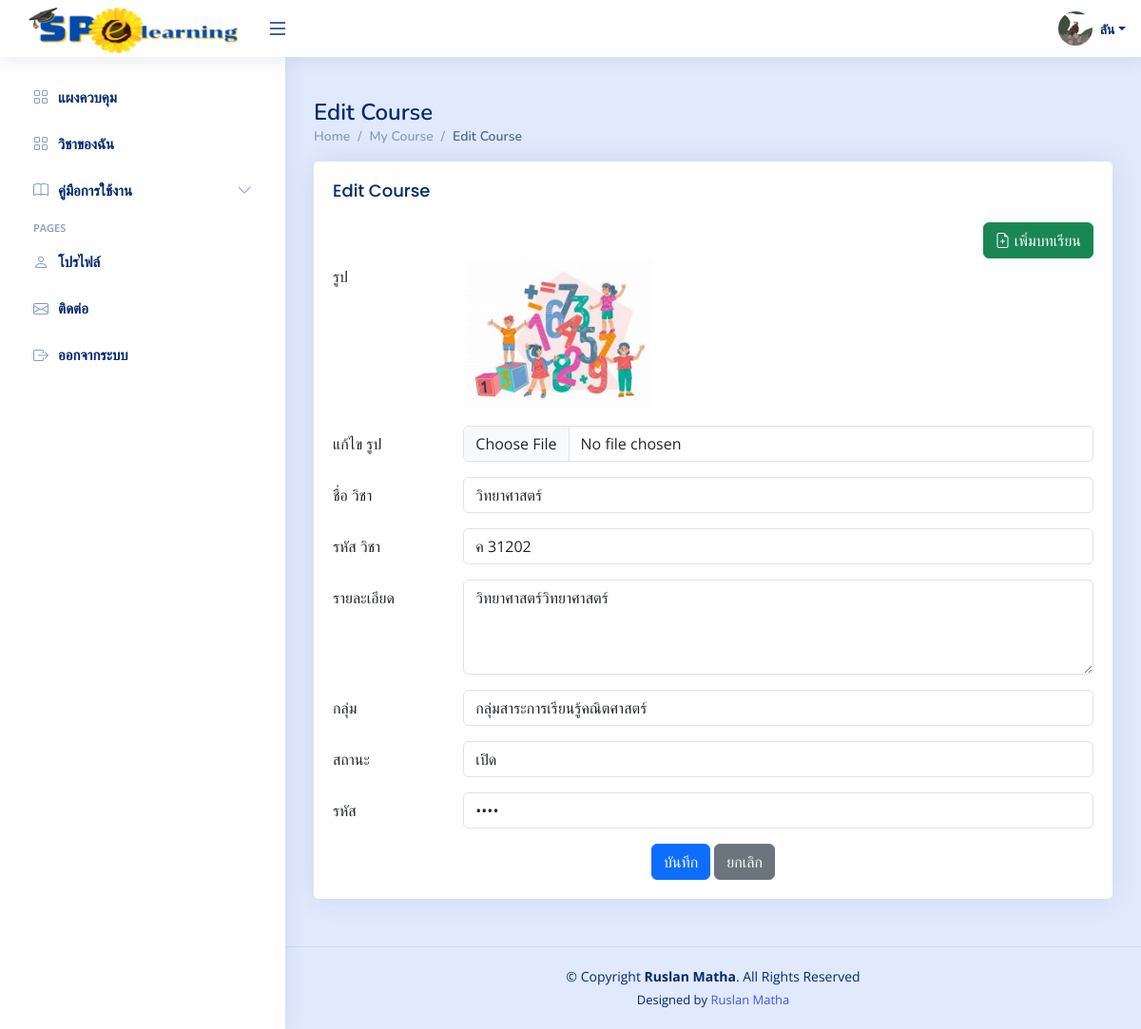
Page /teacher/form_update_course.php?course_id=1 (signed in) on the committed database.
### tables this page shows
CREATE TABLE `teachers` (
  `t_id` int(11) NOT NULL,
  `username` varchar(255) NOT NULL,
  `password` varchar(255) NOT NULL,
  `first_name` varchar(255) NOT NULL,
  `last_name` varchar(255) NOT NULL,
  `email` varchar(255) NOT NULL,
  `group_id` int(11) DEFAULT NULL,
  `image` text DEFAULT NULL
);

CREATE TABLE `courses` (
  `c_id` int(11) NOT NULL,
  `course_name` varchar(255) NOT NULL,
  `description` text NOT NULL,
  `teacher_id` int(11) NOT NULL DEFAULT 1,
  `created_at` datetime NOT NULL,
  `updated_at` datetime NOT NULL,
  `c_img` varchar(255) NOT NULL,
  `course_code` varchar(255) NOT NULL,
  `group_id` int(11) DEFAULT NULL,
  `is_open` tinyint(1) DEFAULT 0,
  `access_code` varchar(255) DEFAULT NULL
);

CREATE TABLE `learning_subject_group` (
  `group_id` int(11) NOT NULL,
  `group_name` varchar(255) NOT NULL
);

### teacher/form_update_course.php (the view, shortened to what this page needs)
<?php
include('../connections/connection.php');
try {
    $user_id = $_SESSION['user_id'];
    $stmt = $db->prepare("SELECT * FROM teachers WHERE t_id = :user_id");
    $stmt->bindParam(':user_id', $user_id);
    $stmt->execute();
    $teacher = $stmt->fetch(PDO::FETCH_ASSOC);
} catch (PDOException $e) {
    echo "เกิดข้อผิดพลาด: " . $e->getMessage();
}
if (isset($_GET['course_id'])) {
    $course_id = $_GET['course_id'];
    try {
        $stmt = $db->prepare("SELECT * FROM courses WHERE c_id = :course_id");
        $stmt->bindParam(':course_id', $course_id);
        $stmt->execute();
        $course = $stmt->fetch(PDO::FETCH_ASSOC);
        $stmt = $db->query("SELECT * FROM learning_subject_group");
        $stmt->execute();
        $groups = $stmt->fetchAll();
    } catch (PDOException $e) {
        echo "Error: " . $e->getMessage();
        exit();
    }
} else {
    header('Location: index.php');
    exit();
}
?>
<?php if (isset($course, $groups)) : ?>
    <?php include('head.php'); ?>
    <body>
    <?php include('header.php'); ?>
        <?php include('sidebar.php'); ?>
<main id="main" class="main">
    <div class="pagetitle">
        <h1>Edit Course</h1>
        <nav>
            <ol class="breadcrumb">
                <li class="breadcrumb-item"><a href="index.php">Home</a></li>
                <li class="breadcrumb-item"><a href="#" onclick="history.back()">My Course</a></li>
                <li class="breadcrumb-item active">Edit Course</li>
            </ol>
        </nav>
    </div>
            <section class="section">
                <div class="row">
                    <div class="col-lg-12 mx-auto">
                        <div class="card ">
                            <div class="card-body">
                                <h5 class="card-title">Edit Course</h5>
                                <div class="filter text-end ">
                                <a href="add_lessons.php?course_id=<?php echo $course['c_id']; ?>" class="btn btn-success">
                                    <i class="bi bi-file-earmark-plus"></i> เพิ่มบทเรียน
                                </a>
                                </div>
                                <form class="mx-auto" action="update_course_db.php" method="post" enctype="multipart/form-data">
                                   <div class="row mb-3">
                                        <label for="c_img" class="col-sm-2 col-form-label">รูป</label>
                                        <div class="col-sm-10">
                                            <img src="<?php echo $course['c_img']; ?>" alt="Current Image" style="max-width: 200px; max-height: 200px;">
                                        </div>
                                    </div>
                                    <div class="row mb-3">
                                        <label for="c_img" class="col-sm-2 col-form-label">แก้ไข รูป</label>
                                        <div class="col-sm-10">
                                        <input class="form-control" type="file" id="c_img" name="c_img">
                                        </div>
                                    </div>
                                    <div class="row mb-3">
                                        <label for="course_name" class="col-sm-2 col-form-label">ชื่อ วิชา</label>
                                        <div class="col-sm-10">
                                            <input type="text" class="form-control" id="course_name" name="course_name" value="<?php echo $course['course_name']; ?>">
                                        </div>
                                    </div>
                                    <div class="row mb-3">
                                        <label for="course_Code" class="col-sm-2 col-form-label">รหัส วิชา</label>
                                        <div class="col-sm-10">
                                            <input type="text" class="form-control" id="course_Code" name="course_code" value="<?php echo $course['course_code']; ?>">
                                        </div>
                                    </div>
                                    <div class="row mb-3">
                                        <label for="course_description" class="col-sm-2 col-form-label">รายละเอียด</label>
                                        <div class="col-sm-10">
                                            <textarea class="form-control" style="height: 100px" name="course_description"><?php echo $course['description']; ?></textarea>
                                        </div>
                                    </div>
                                    <div class="row mb-3">
                                        <label for="group_id" class="col-sm-2 col-form-label">กลุ่ม</label>
                                        <div class="col-sm-10">
                                            <select class="form-control" id="group_id" name="group_id">
                                                <?php foreach ($groups as $group) : ?>
                                                    <option value="<?php echo $group['group_id']; ?>" <?php echo ($group['group_id'] == $course['group_id']) ? 'selected' : ''; ?>><?php echo $group['group_name']; ?></option>
                                                <?php endforeach; ?>
                                            </select>
                                        </div>
                                    </div>
                                    <div class="row mb-3">
                                        <label for="is_open" class="col-sm-2 col-form-label">สถานะ</label>
                                        <div class="col-sm-10">
                                            <select class="form-control" id="is_open" name="is_open">
                                                <option value="1" <?php echo ($course['is_open'] == 1) ? 'selected' : ''; ?>>เปิด</option>
                                            </select>
                                        </div>
                                    </div>
                                    <div class="row mb-3">
                                        <label for="access_code" class="col-sm-2 col-form-label">รหัส</label>
                                        <div class="col-sm-10">
                                            <input type="password" class="form-control" id="access_code" name="access_code" value="<?php echo $course['access_code']; ?>">
                                        </div>
                                    </div>
                                    <div class="text-center">
                                        <button type="save" class="btn btn-primary">บันทึก</button>
                                        <a href="../teacher/course.php" class="btn btn-secondary" onclick="cancelEdit()">ยกเลิก</a>
                                    </div>
                                </form>
                            </div>
                        </div>
                    </div>
                </div>
            </section>
        </main>
        <?php include('footer.php'); ?>
    </body>
    </html>
<?php else : ?>
    <p>No course or groups found</p>
<?php endif; ?>

### teacher/header.php (shortened to what this page needs)
<header id="header" class="header fixed-top d-flex align-items-center">
<div class="d-flex align-items-center justify-content-between">
  <a href="index.php" >
    <img src="../uploads/img/logo.png" alt="" style="width: 250px; height: 60px;">
  </a>
  <i class="bi bi-list toggle-sidebar-btn" style="font-size: 24px;"></i>
</div>
<nav class="header-nav ms-auto">
  <ul class="d-flex align-items-center">
    <li class="nav-item dropdown pe-3">
      <a class="nav-link nav-profile d-flex align-items-center pe-0" href="#" data-bs-toggle="dropdown">
         <?php if (!empty($teacher['image'])): ?>
    <?php
    $imagePath = '../admin/teacher_process/img/' . $teacher['image'];
    ?>
    <img src="<?php echo $imagePath; ?>" alt="Profile" class="rounded-circle">
<?php else: ?>
    <img src="../admin/teacher_process/img/Default.png" alt="Default Profile" class="rounded-circle">
<?php endif; ?>
        <span class="d-none d-md-block dropdown-toggle ps-2"><?php echo $teacher['first_name'];?></span>
      </a>
    </li>
  </ul>
</nav>
</header>

### teacher/css/style.css (style rules this page uses)
:root { scroll-behavior: smooth; }
a { color: #4154f1; text-decoration: none; }
h1, h2, h3, h4, h5, h6 { font-family: "Nunito", sans-serif; }
#main { margin-top: 60px; padding: 20px 30px; transition: all 0.3s; }
.pagetitle { margin-bottom: 10px; }
.pagetitle h1 { font-size: 24px; margin-bottom: 0; font-weight: 600; color: #012970; }
.card { margin-bottom: 30px; border: none; border-radius: 5px; box-shadow: 0px 0 30px rgba(1, 41, 112, 0.1); }
.card-title { padding: 20px 0 15px 0; font-size: 18px; font-weight: 500; color: #012970; font-family: "Poppins", sans-serif; }
.card-body { padding: 0 20px 20px 20px; }
.breadcrumb { font-size: 14px; font-family: "Nunito", sans-serif; color: #899bbd; font-weight: 600; }
.breadcrumb a { color: #899bbd; transition: 0.3s; }
.breadcrumb .breadcrumb-item::before { color: #899bbd; }
.breadcrumb .active { color: #51678f; font-weight: 600; }
.header { transition: all 0.5s; z-index: 997; height: 60px; box-shadow: 0px 2px 20px rgba(1, 41, 112, 0.1); background-color: #fff; padding-left: 20px; }
.header .toggle-sidebar-btn { font-size: 32px; padding-left: 10px; cursor: pointer; color: #012970; }
@media (min-width: 1200px) { #main, #footer { margin-left: 300px; } }

### teacher/head.php (style rules this page uses)
body { font-family: "Open Sans", sans-serif; background-color: #e1eafc; }
.header-nav ul { list-style: none; }
.header-nav>ul { margin: 0; padding: 0; }
.header-nav .nav-profile { color: #012970; }
.header-nav .nav-profile img { max-height: 36px; }
.header-nav .nav-profile span { font-size: 14px; font-weight: 600; }

### rows in the picture
teachers: image (picture), first_name "ลัน"
courses: c_img (picture), course_name "วิทยาศาสตร์", course_code "ค 31202", course_description "วิทยาศาสตร์วิทยาศาสตร์", group_id "กลุ่มสาระการเรียนรู้คณิตศาสตร์", is_open "เปิด"
